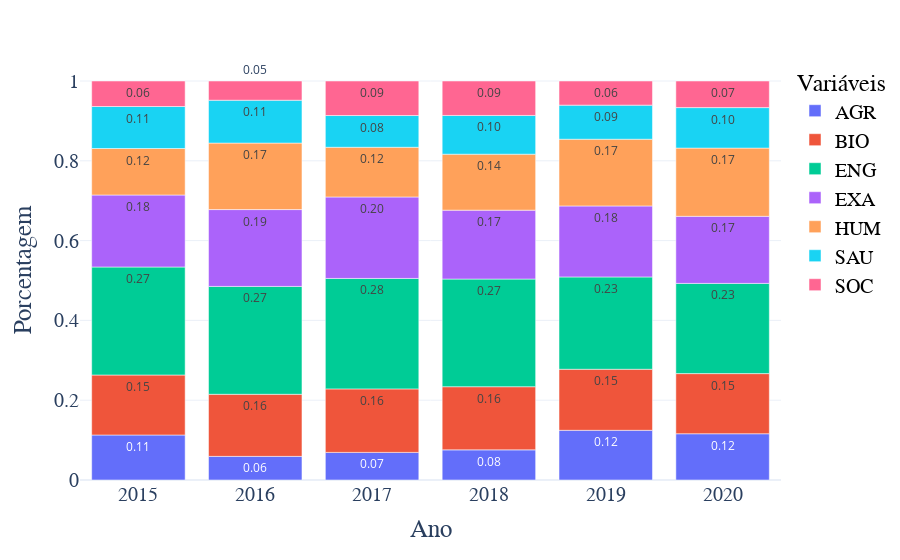

Write notebook code for a chart like this one.
### Markdown cell above
Análise relativa

### Code cell
fig = px.bar(df_proj_prem_cat_ano_norm1, 
             x="ano",
             y=['AGR', 'BIO', 'ENG', 'EXA', 'HUM', 'SAU', 'SOC'],
#              title="Proporção da quantidade de projetos por ano e por categoria",
#              cetegory_orders = {}
             text = "value",
             template = "plotly_white",
                            labels= dict(value = "Porcentagem", 
                           ano = "Ano", 
                           variable = "Variáveis"))
            

fig.update_traces(texttemplate='%{text:.2f}')

fig.update_xaxes(title_font=dict(size=25, family='Time New Roman'),
                tickfont = dict(size = 20, family='Time New Roman'))
fig.update_yaxes(title_font=dict(size=25, family='Time New Roman'),
                tickfont = dict(size = 20, family='Time New Roman'))


fig.update_layout(
    legend=dict(
#         x=0,
#         y=1,
#         traceorder="reversed",
        title_font_family="Times New Roman",
        font=dict(
            family="Times New Roman",
            size=20,
            color="black"
        ),
#         bgcolor="LightSteelBlue",
#         bordercolor="Black",
#         borderwidth=2
    )
)

fig.show()

### Figure 1 — Plotly figure (JSON) as saved in the notebook; plotly's stock layout.template omitted (floating-point values rounded to 4 significant figures)
{"data": [{"alignmentgroup": "True", "hovertemplate": "Variáveis=AGR<br>Ano=%{x}<br>Porcentagem=%{text}<extra></extra>", "legendgroup": "AGR", "marker": {"color": "#636efa", "pattern": {"shape": ""}}, "name": "AGR", "offsetgroup": "AGR", "orientation": "v", "showlegend": true, "text": [0.1128, 0.05926, 0.0692, 0.07554, 0.1246, 0.1159], "textposition": "auto", "texttemplate": "%{text:.2f}", "type": "bar", "x": [2015, 2016, 2017, 2018, 2019, 2020], "xaxis": "x", "y": [0.1128, 0.05926, 0.0692, 0.07554, 0.1246, 0.1159], "yaxis": "y"}, {"alignmentgroup": "True", "hovertemplate": "Variáveis=BIO<br>Ano=%{x}<br>Porcentagem=%{text}<extra></extra>", "legendgroup": "BIO", "marker": {"color": "#EF553B", "pattern": {"shape": ""}}, "name": "BIO", "offsetgroup": "BIO", "orientation": "v", "showlegend": true, "text": [0.1504, 0.1556, 0.1592, 0.1583, 0.153, 0.1507], "textposition": "auto", "texttemplate": "%{text:.2f}", "type": "bar", "x": [2015, 2016, 2017, 2018, 2019, 2020], "xaxis": "x", "y": [0.1504, 0.1556, 0.1592, 0.1583, 0.153, 0.1507], "yaxis": "y"}, {"alignmentgroup": "True", "hovertemplate": "Variáveis=ENG<br>Ano=%{x}<br>Porcentagem=%{text}<extra></extra>", "legendgroup": "ENG", "marker": {"color": "#00cc96", "pattern": {"shape": ""}}, "name": "ENG", "offsetgroup": "ENG", "orientation": "v", "showlegend": true, "text": [0.2707, 0.2704, 0.2768, 0.2698, 0.2313, 0.2261], "textposition": "auto", "texttemplate": "%{text:.2f}", "type": "bar", "x": [2015, 2016, 2017, 2018, 2019, 2020], "xaxis": "x", "y": [0.2707, 0.2704, 0.2768, 0.2698, 0.2313, 0.2261], "yaxis": "y"}, {"alignmentgroup": "True", "hovertemplate": "Variáveis=EXA<br>Ano=%{x}<br>Porcentagem=%{text}<extra></extra>", "legendgroup": "EXA", "marker": {"color": "#ab63fa", "pattern": {"shape": ""}}, "name": "EXA", "offsetgroup": "EXA", "orientation": "v", "showlegend": true, "text": [0.1805, 0.1926, 0.2042, 0.1727, 0.1779, 0.1681], "textposition": "auto", "texttemplate": "%{text:.2f}", "type": "bar", "x": [2015, 2016, 2017, 2018, 2019, 2020], "xaxis": "x", "y": [0.1805, 0.1926, 0.2042, 0.1727, 0.1779, 0.1681], "yaxis": "y"}, {"alignmentgroup": "True", "hovertemplate": "Variáveis=HUM<br>Ano=%{x}<br>Porcentagem=%{text}<extra></extra>", "legendgroup": "HUM", "marker": {"color": "#FFA15A", "pattern": {"shape": ""}}, "name": "HUM", "offsetgroup": "HUM", "orientation": "v", "showlegend": true, "text": [0.1165, 0.1667, 0.1246, 0.1403, 0.1673, 0.171], "textposition": "auto", "texttemplate": "%{text:.2f}", "type": "bar", "x": [2015, 2016, 2017, 2018, 2019, 2020], "xaxis": "x", "y": [0.1165, 0.1667, 0.1246, 0.1403, 0.1673, 0.171], "yaxis": "y"}, {"alignmentgroup": "True", "hovertemplate": "Variáveis=SAU<br>Ano=%{x}<br>Porcentagem=%{text}<extra></extra>", "legendgroup": "SAU", "marker": {"color": "#19d3f3", "pattern": {"shape": ""}}, "name": "SAU", "offsetgroup": "SAU", "orientation": "v", "showlegend": true, "text": [0.1053, 0.1074, 0.07958, 0.09712, 0.08541, 0.1014], "textposition": "auto", "texttemplate": "%{text:.2f}", "type": "bar", "x": [2015, 2016, 2017, 2018, 2019, 2020], "xaxis": "x", "y": [0.1053, 0.1074, 0.07958, 0.09712, 0.08541, 0.1014], "yaxis": "y"}, {"alignmentgroup": "True", "hovertemplate": "Variáveis=SOC<br>Ano=%{x}<br>Porcentagem=%{text}<extra></extra>", "legendgroup": "SOC", "marker": {"color": "#FF6692", "pattern": {"shape": ""}}, "name": "SOC", "offsetgroup": "SOC", "orientation": "v", "showlegend": true, "text": [0.06391, 0.04815, 0.08651, 0.08633, 0.0605, 0.06667], "textposition": "auto", "texttemplate": "%{text:.2f}", "type": "bar", "x": [2015, 2016, 2017, 2018, 2019, 2020], "xaxis": "x", "y": [0.06391, 0.04815, 0.08651, 0.08633, 0.0605, 0.06667], "yaxis": "y"}], "layout": {"barmode": "relative", "legend": {"font": {"color": "black", "family": "Times New Roman", "size": 20}, "title": {"font": {"family": "Times New Roman"}, "text": "Variáveis"}, "tracegroupgap": 0}, "margin": {"t": 60}, "xaxis": {"anchor": "y", "domain": [0, 1], "tickfont": {"family": "Time New Roman", "size": 20}, "title": {"font": {"family": "Time New Roman", "size": 25}, "text": "Ano"}}, "yaxis": {"anchor": "x", "domain": [0, 1], "tickfont": {"family": "Time New Roman", "size": 20}, "title": {"font": {"family": "Time New Roman", "size": 25}, "text": "Porcentagem"}}}}
